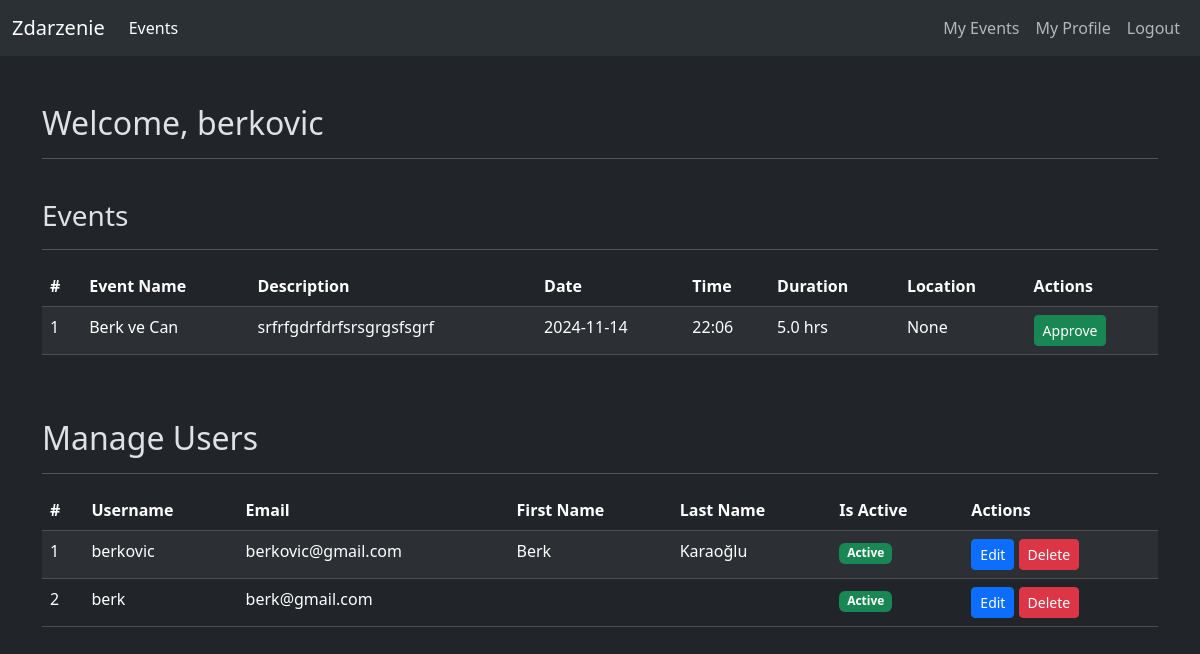
Page /administration/dashboard/ (signed in) on the earlier database version.
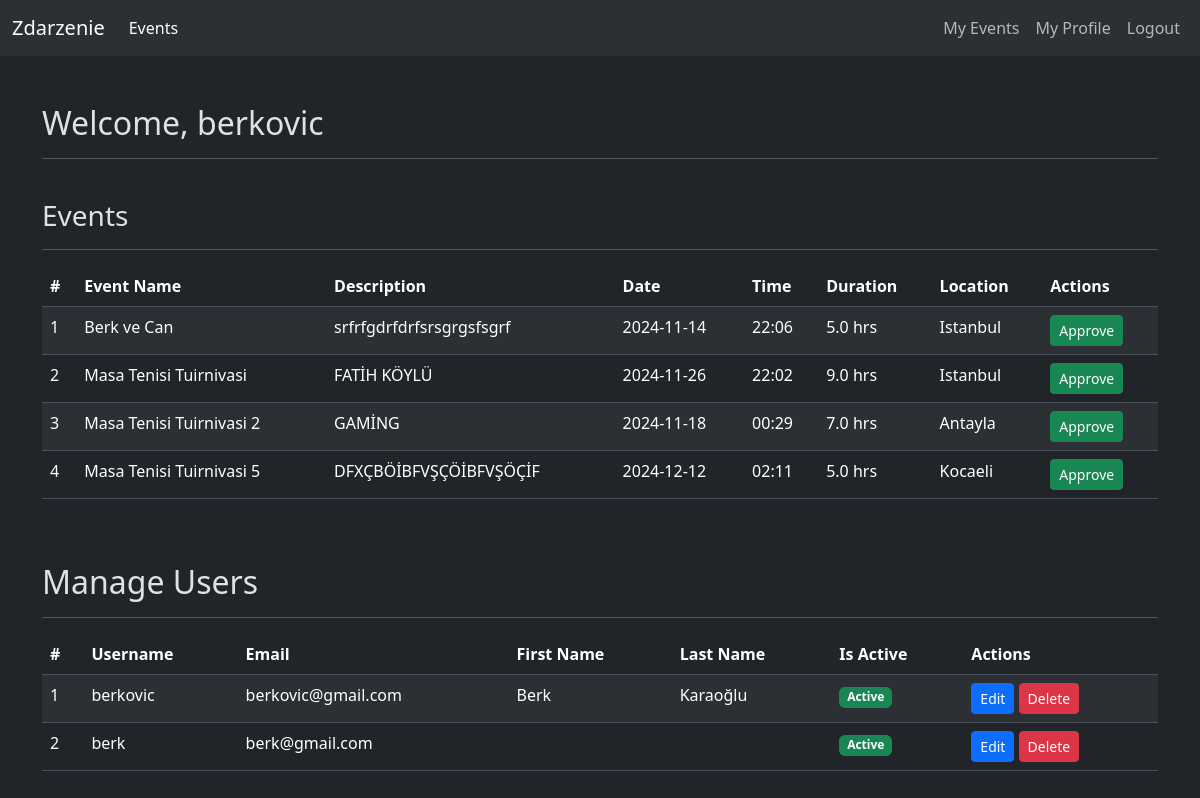
Same page on the later database version.
### events/models.py (models this page shows, shortened)
class Event(models.Model):
    event_id = models.AutoField(primary_key=True)
    event_name = models.CharField(max_length=60,blank=True, null=True)
    event_description = models.TextField(blank=True, null=True)
    event_date = models.DateTimeField(blank=True, null=True)
    event_time = models.CharField(max_length=10,blank=True, null=True)
    event_duration = models.FloatField(max_length=10,blank=True, null=True)
    event_location = models.CharField(max_length=60,blank=True, null=True)
    event_category = models.CharField(max_length=60,blank=True, null=True)
    event_image = models.ImageField(upload_to='event_images', blank=True, null=True)
    event_is_approved = models.BooleanField(blank=True,null=True)
    event_owner = models.ForeignKey(User,on_delete=models.CASCADE)
    attendees = models.ManyToManyField(User, related_name='events', blank=True)

### administration/views.py (the view, shortened to what this page needs)
# urls.py: path("dashboard/",views.dashboard,name="dashboard"),
@login_required
def dashboard(request):
    users = User.objects.all()
    events = Event.objects.all()
    return render(request, "administration/dashboard.html", {"events": events,"users":users})

### templates/administration/dashboard.html (shortened to what this page needs)
{% extends "utils/layout.html" %}
{% load static %}
{% block body %}
<h2>Welcome, {{ request.user }}</h2>
<hr><br>
<h3>Events</h3>
<hr>
<table class="table table-striped">
    <thead>
        <tr>
            <th>#</th>
            <th>Event Name</th>
            <th>Description</th>
            <th>Date</th>
            <th>Time</th>
            <th>Duration</th>
            <th>Location</th>
            <th>Actions</th>
        </tr>
    </thead>
    <tbody>
        {% for event in events %}
        <tr>
            <td>{{ forloop.counter }}</td>
            <td>{{ event.event_name }}</td>
            <td>{{ event.event_description|truncatewords:10 }}</td>
            <td>{{ event.event_date|date:"Y-m-d" }}</td>
            <td>{{ event.event_time }}</td>
            <td>{{ event.event_duration }} hrs</td>
            <td>{{ event.event_location }}</td>
            {% if event.event_is_approved %}
            <td>
                <form method="POST" style="display:inline;">
                    {% csrf_token %}
                    <input type="hidden" name="disapprove_event_id" value="{{ event.event_id }}">
                    <button type="submit" class="btn btn-danger btn-sm">Disapprove</button>
                </form>
            </td>
            {% else %}
            <td>
                <form method="POST" style="display:inline;">
                    <button type="submit" class="btn btn-success btn-sm">Approve</button>
                </form>
            </td>
            {% endif %}
        </tr>
        {% endfor %}
    </tbody>
</table>
<br><br>
<h2>Manage Users</h2>
    <hr>
    <table class="table table-striped table-hover">
        <thead>
            <tr>
                <th>#</th>
                <th>Username</th>
                <th>Email</th>
                <th>First Name</th>
                <th>Last Name</th>
                <th>Is Active</th>
                <th>Actions</th>
            </tr>
        </thead>
        <tbody>
            {% for user in users %}
            <tr>
                <td>{{ forloop.counter }}</td>
                <td>{{ user.username }}</td>
                <td>{{ user.email }}</td>
                <td>{{ user.first_name }}</td>
                <td>{{ user.last_name }}</td>
                <td>
                    {% if user.is_active %}
                        <span class="badge bg-success">Active</span>
                    {% else %}
                        <span class="badge bg-danger">Inactive</span>
                    {% endif %}
                </td>
                <td>
                    <a href="{% url 'administration:edit_user' user.id %}" class="btn btn-sm btn-primary">Edit</a>
                    <form method="POST" action="{% url 'administration:delete_user' user.id %}" style="display: inline;">
                        <button type="submit" class="btn btn-sm btn-danger" onclick="return confirm('Are you sure you want to delete this user?');">Delete</button>
                    </form>
                </td>
            </tr>
            {% endfor %}
        </tbody>
    </table>
{% endblock body %}

Differences in the rows shown:
changed Event "Berk ve Can": event_location "None" → "Istanbul"
added Event: event_name "Masa Tenisi Tuirnivasi", event_description "FATİH KÖYLÜ", event_date "2024-11-26", event_time "22:02", event_duration "9.0", event_location "Istanbul"
added Event: event_name "Masa Tenisi Tuirnivasi 2", event_description "GAMİNG", event_date "2024-11-18", event_time "00:29", event_duration "7.0", event_location "Antayla"
added Event: event_name "Masa Tenisi Tuirnivasi 5", event_description "DFXÇBÖİBFVŞÇÖİBFVŞÖÇİF", event_date "2024-12-12", event_time "02:11", event_duration "5.0", event_location "Kocaeli"
